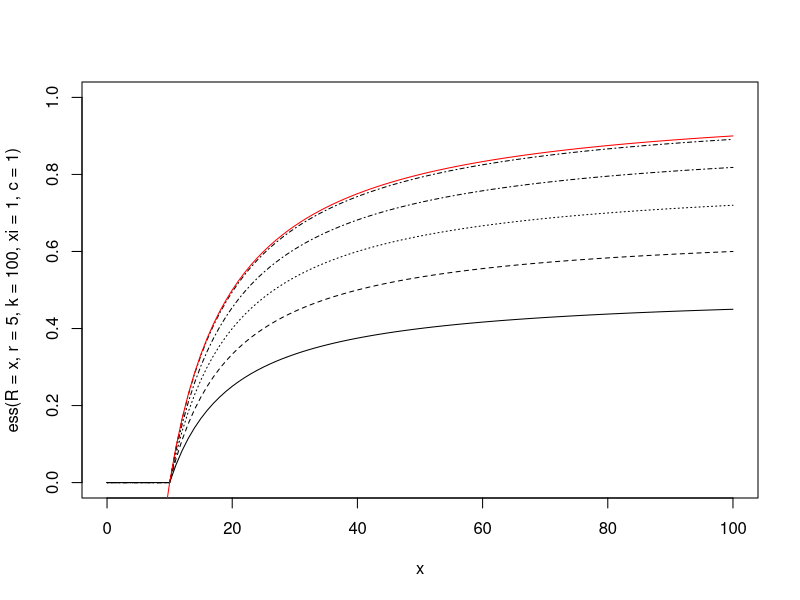
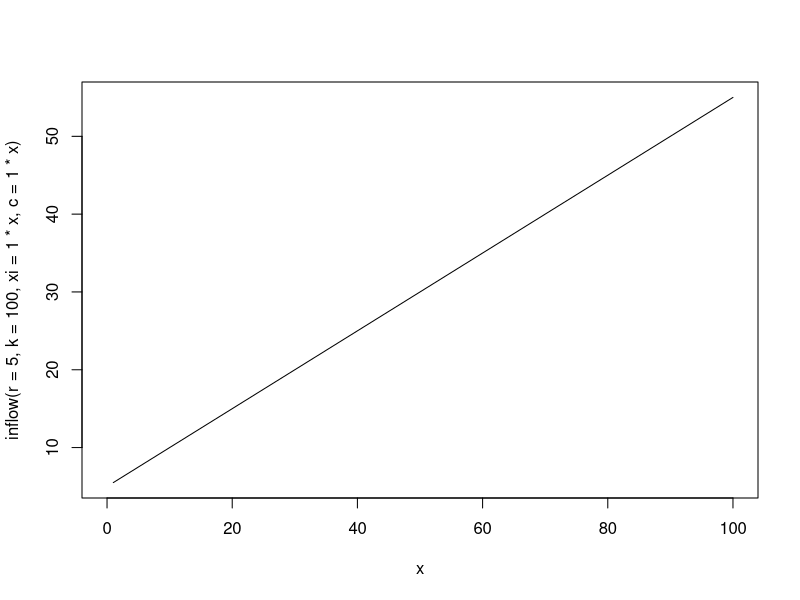
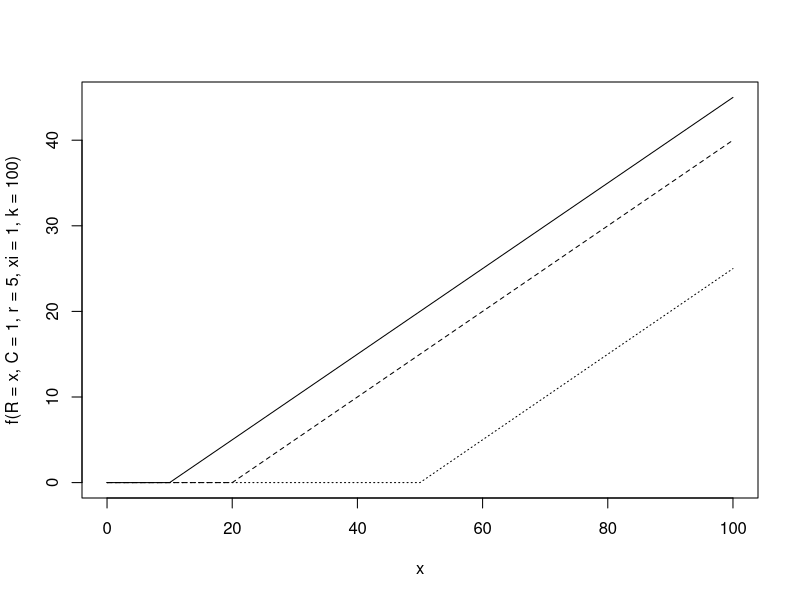
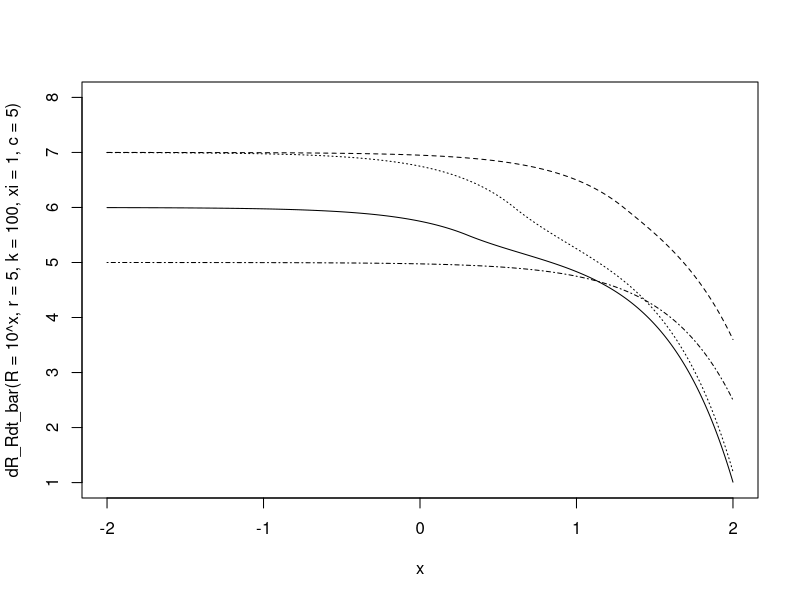
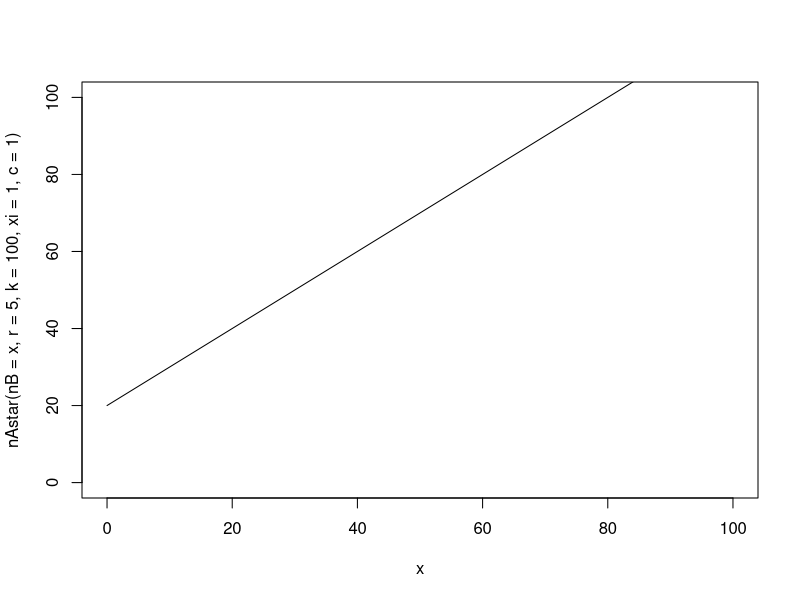
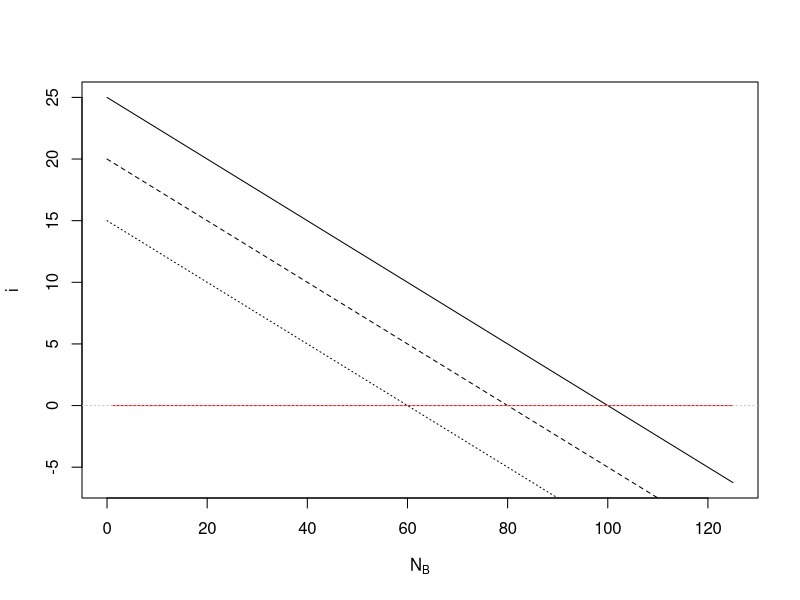
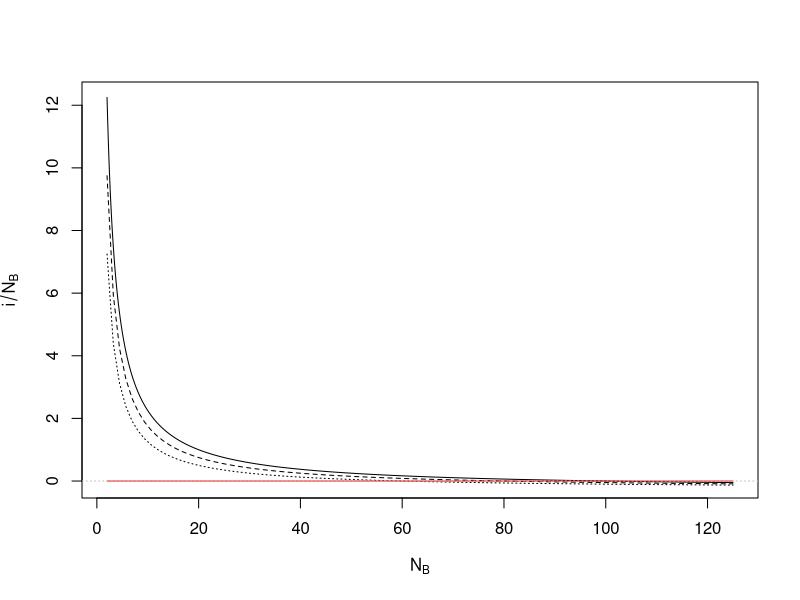
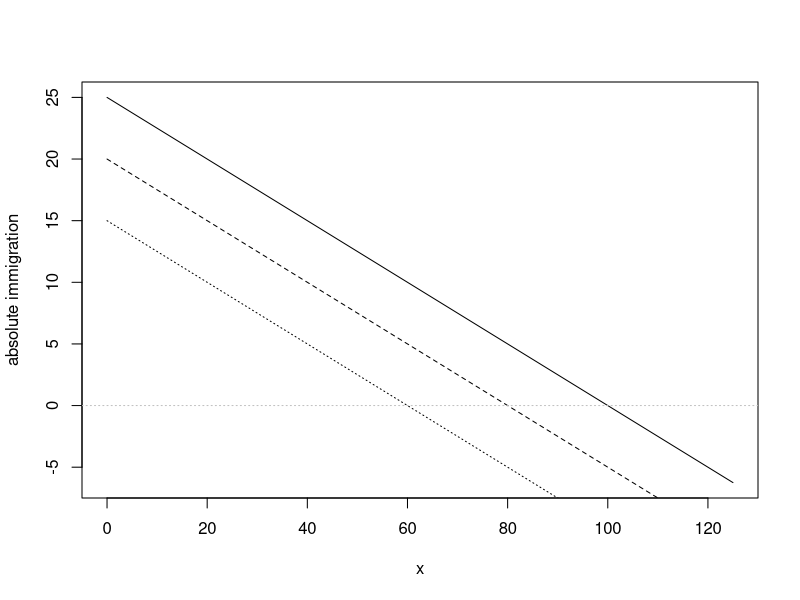

Write the R code that produced these figures, in order.
### Effects of refuges on attack rates and functional response ###

ess <- function(R,r,k,xi,c){
  p <- 1/(1+c)*(c-xi*k/(2*r*R))
  p[p<=0] <- 0
  p[p>=1] <- 1
  return(p)
}

drdtheta <- function(R,r,k,xi,c,theta){
  2*r*R*(theta*(1+c)-c)/k - xi
}

Rstar <- function(r,k,xi,c){
  xi*k/(2*r*c)
}

dR_Rdt <- function(R,r,k,xi,c){
  r*(1-c*R/k) + xi
}

inflow <- function(r,k,xi,c){
  R_A <- Rstar(r,k,xi,c)
  dR_Rdt(R=R_A,r,k,xi,c)
}

thetastar <- function(c){
  c/(1+c)
}

curve(ess(R=x,r=5,k=100,xi=1,c=1),xlim=c(0,100),ylim=c(0,1))
curve(ess(R=x,r=5,k=100,xi=2,c=2),add=T,lty=2)
curve(ess(R=x,r=5,k=100,xi=4,c=4),add=T,lty=3)
curve(ess(R=x,r=5,k=100,xi=10,c=10),add=T,lty=4)
curve(ess(R=x,r=5,k=100,xi=100,c=100),add=T,lty=4)
curve((x-10)/x,add=T,col="red")

Rstar(r=5,k=100,xi=1,c=1)
curve(inflow(r=5,k=100,xi=1*x,c=1*x),xlim=c(0,100))
thetastar(c=100)

f <- function(R,C,r,k,xi=1,c=1){
  theta <- ess(R,r,k,xi*C,c)
  theta * R
}

curve(f(R=x,C=1,r=5,xi=1,k=100),xlim=c(0,100))
curve(f(R=x,C=2,r=5,xi=1,k=100),add=T,lty=2)
curve(f(R=x,C=5,r=5,xi=1,k=100),add=T,lty=3)

dR_Rdt_bar <- function(R,r,k,xi,c){
  theta <- ess(R,r,k,xi,c)
  (1-theta) * dR_Rdt((1-theta)*R,r,k,xi,c) + theta * dR_Rdt(theta*R,r,k,xi=0,c=1)
}

curve(dR_Rdt_bar(R=10^x,r=5,k=100,xi=1,c=5),xlim=c(-2,2),ylim=c(1,8),n=10^3)
curve(dR_Rdt_bar(R=10^x,r=5,k=100,xi=2,c=1),add=T,lty=2,n=10^3)
curve(dR_Rdt_bar(R=10^x,r=5,k=100,xi=2,c=5),add=T,lty=3,n=10^3)
curve(dR_Rdt_bar(R=10^x,r=5,k=100,xi=0,c=1),add=T,lty=4,n=10^3)

nAstar <- function(nB,r,k,xi,c){
  1/c*(xi*k/r+nB)
}
curve(nAstar(nB=x,r=5,k=100,xi=1,c=1),xlim=c(0,100),ylim=c(0,100),n=10^3)

# Immigration rates -------------------------------------------------------

irate <- function(nB,r,k,xi,c){
  nA <- nAstar(nB,r,k,xi,c)
  theta <- ess(nA+nB,r,k,xi,c)
  theta * dR_Rdt(nA,r,k,xi,c) * nA - (1-theta) * dR_Rdt(nB,r,k,xi=0,c=1) * nB
}

# gain from protected - loss of increase to protected
# = A production * allocation determined by theta

### varying intercept (r and k in the same way)

curve(irate(nB=x,r=5,k=100,xi=1,c=1),xlim=c(0,125),n=10^3,
      xlab=expression(N[B]),ylab="i")
curve(irate(nB=x,r=0.8*5,k=0.8*100,xi=1,c=1),add=T,lty=2)
curve(irate(nB=x,r=0.6*5,k=0.6*100,xi=1,c=1),add=T,lty=3)
curve(irate(nB=x,r=5,k=100,xi=0,c=1),add=T,col="red")
abline(h=0,lty=3,col="gray")

curve(irate(nB=x,r=5,k=100,xi=1,c=1)/x,xlim=c(2,125),n=10^3,
      xlab=expression(N[B]),ylab=expression(i/N[B]))
curve(irate(nB=x,r=0.8*5,k=0.8*100,xi=1,c=1)/x,add=T,lty=2)
curve(irate(nB=x,r=0.6*5,k=0.6*100,xi=1,c=1)/x,add=T,lty=3)
curve(irate(nB=x,r=5,k=100,xi=0,c=1)/x,add=T,col="red")
abline(h=0,lty=3,col="gray")

  # but this assumes that all individuals produced by A will move to B
  # how to siphon-off the individuals that stay in A, 
  # (as well as those that move from B->A)?

### varying k

curve(irate(nB=x,r=5,k=100,xi=1,c=1),xlim=c(0,125),n=10^3,
      ylab="absolute immigration")
curve(irate(nB=x,r=5,k=0.8*100,xi=1,c=1),add=T,lty=2)
curve(irate(nB=x,r=5,k=0.6*100,xi=1,c=1),add=T,lty=3)
  # NB: this is changing the k of *both* protected and exposed by the same fraction
abline(h=0,lty=3,col="gray")

### varying relative intercept

curve(irate(nB=x,r=5,k=100,xi=5,c=1),xlim=c(0,125),n=10^3,
      ylab="absolute immigration")
curve(irate(nB=x,r=5,k=100,xi=2,c=1),add=T,lty=2)
curve(irate(nB=x,r=5,k=100,xi=1,c=1),add=T,lty=3)
  # more protected -> 
  # - higher immigration benefit
  # - peak immigration benefit happens at lower densities
abline(h=0,lty=3,col="gray")

### varying relative k 

curve(irate(nB=x,r=5,k=100,xi=1,c=1),xlim=c(0,125),n=10^3,
      ylab="absolute immigration")
curve(irate(nB=x,r=5,k=100,xi=1,c=2),add=T,lty=2)
curve(irate(nB=x,r=5,k=100,xi=1,c=5),add=T,lty=3)
  # smaller k -> protected acts more like constant immigration
abline(h=0,lty=3,col="gray")

# Overall growth rate -----------------------------------------------------

dR_dt_plus <- function(R,r,k,xi,c){
  dR_Rdt(R,r,k,xi,c)*R + irate(R,r,k,xi,c)
  }
  
curve(dR_dt_plus(R=x,r=0.8*5,k=0.8*100,xi=1,c=1),
      xlim=c(0,125),
      n=10^3,
      xlab=expression(N[B]),
      ylab=expression(r[B])
)
curve(dR_dt_plus(R=x,r=0.6*5,k=0.6*100,xi=1,c=1),
      xlim=c(0,125),
      n=10^3,
      add=T,
      lty=2
)
abline(h=0,lty=3,col="gray")

# Dynamic changes with consumer density -----------------------------------

# Is this similar to consumer interference?
